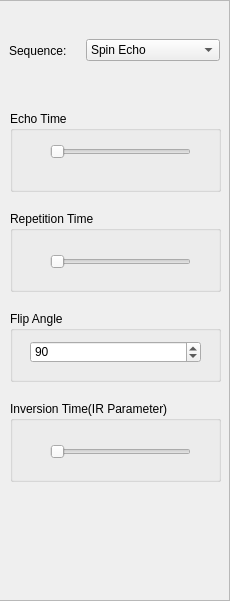
<?xml version="1.0" encoding="UTF-8"?>
<ui version="4.0">
 <class>Process_property_form</class>
 <widget class="QWidget" name="Process_property_form">
  <property name="geometry">
   <rect>
    <x>0</x>
    <y>0</y>
    <width>230</width>
    <height>601</height>
   </rect>
  </property>
  <property name="windowTitle">
   <string>Form</string>
  </property>
  <widget class="QScrollArea" name="scrollArea">
   <property name="geometry">
    <rect>
     <x>-1</x>
     <y>0</y>
     <width>231</width>
     <height>601</height>
    </rect>
   </property>
   <property name="widgetResizable">
    <bool>true</bool>
   </property>
   <widget class="QWidget" name="scrollAreaWidgetContents">
    <property name="geometry">
     <rect>
      <x>0</x>
      <y>0</y>
      <width>229</width>
      <height>599</height>
     </rect>
    </property>
    <widget class="QWidget" name="horizontalLayoutWidget">
     <property name="geometry">
      <rect>
       <x>9</x>
       <y>9</y>
       <width>211</width>
       <height>81</height>
      </rect>
     </property>
     <layout class="QHBoxLayout" name="horizontalLayout">
      <item>
       <widget class="QLabel" name="label">
        <property name="text">
         <string>Sequence:</string>
        </property>
       </widget>
      </item>
      <item>
       <widget class="QComboBox" name="comboBox">
        <item>
         <property name="text">
          <string>Spin Echo</string>
         </property>
        </item>
        <item>
         <property name="text">
          <string>Gradient Echo</string>
         </property>
        </item>
        <item>
         <property name="text">
          <string>Inversion Recovery</string>
         </property>
        </item>
        <item>
         <property name="text">
          <string>Multi Echo</string>
         </property>
        </item>
       </widget>
      </item>
     </layout>
    </widget>
    <widget class="QGroupBox" name="groupBox">
     <property name="geometry">
      <rect>
       <x>10</x>
       <y>110</y>
       <width>211</width>
       <height>81</height>
      </rect>
     </property>
     <property name="title">
      <string>Echo Time</string>
     </property>
     <widget class="QSlider" name="horizontalSlider">
      <property name="geometry">
       <rect>
        <x>40</x>
        <y>30</y>
        <width>141</width>
        <height>22</height>
       </rect>
      </property>
      <property name="orientation">
       <enum>Qt::Horizontal</enum>
      </property>
     </widget>
    </widget>
    <widget class="QGroupBox" name="groupBox_2">
     <property name="geometry">
      <rect>
       <x>10</x>
       <y>210</y>
       <width>211</width>
       <height>81</height>
      </rect>
     </property>
     <property name="title">
      <string>Repetition Time</string>
     </property>
     <widget class="QSlider" name="horizontalSlider_2">
      <property name="geometry">
       <rect>
        <x>40</x>
        <y>40</y>
        <width>141</width>
        <height>22</height>
       </rect>
      </property>
      <property name="orientation">
       <enum>Qt::Horizontal</enum>
      </property>
     </widget>
    </widget>
    <widget class="QGroupBox" name="groupBox_3">
     <property name="geometry">
      <rect>
       <x>10</x>
       <y>310</y>
       <width>211</width>
       <height>71</height>
      </rect>
     </property>
     <property name="title">
      <string>Flip Angle</string>
     </property>
     <widget class="QSpinBox" name="spinBox">
      <property name="geometry">
       <rect>
        <x>20</x>
        <y>30</y>
        <width>171</width>
        <height>22</height>
       </rect>
      </property>
      <property name="value">
       <number>90</number>
      </property>
     </widget>
    </widget>
    <widget class="QGroupBox" name="groupBox_4">
     <property name="geometry">
      <rect>
       <x>10</x>
       <y>400</y>
       <width>211</width>
       <height>81</height>
      </rect>
     </property>
     <property name="title">
      <string>Inversion Time(IR Parameter)</string>
     </property>
     <widget class="QSlider" name="horizontalSlider_3">
      <property name="geometry">
       <rect>
        <x>40</x>
        <y>40</y>
        <width>141</width>
        <height>22</height>
       </rect>
      </property>
      <property name="orientation">
       <enum>Qt::Horizontal</enum>
      </property>
     </widget>
    </widget>
   </widget>
  </widget>
 </widget>
 <resources/>
 <connections/>
</ui>
